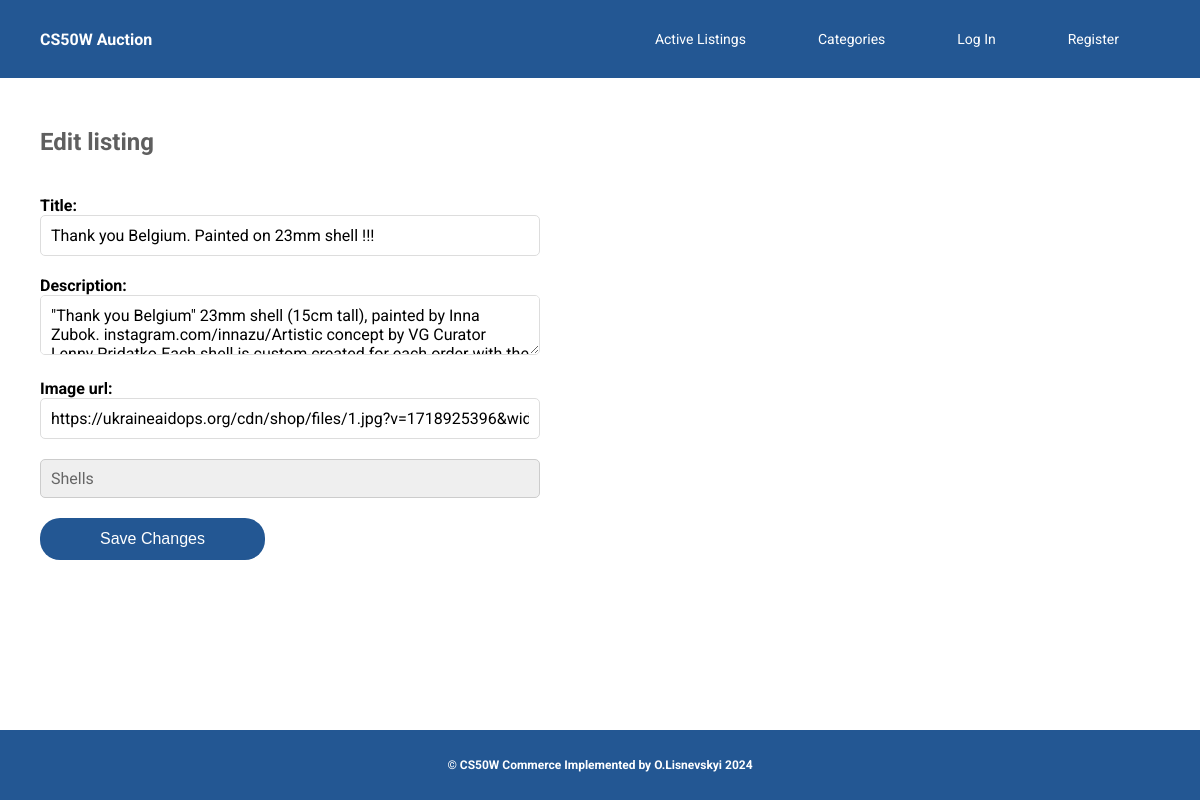
Before: /edit_listing/12 with the older database file.
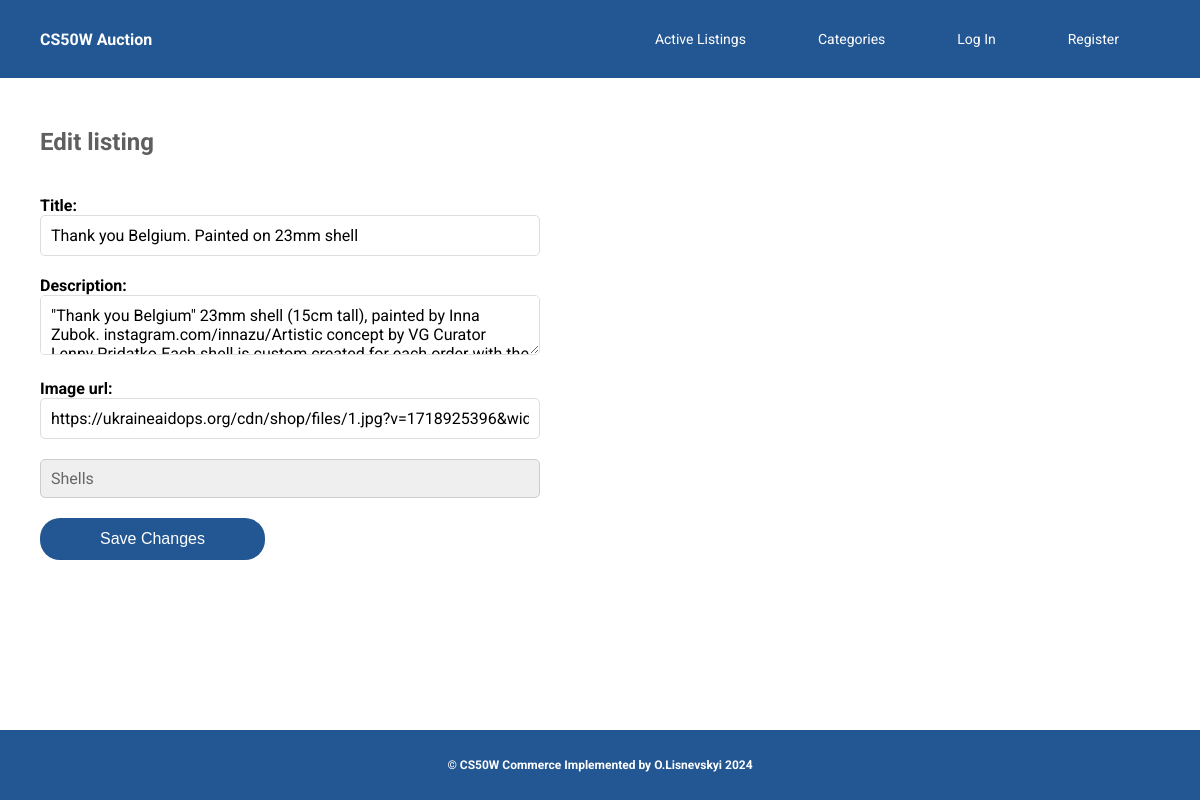
After: the same page with the newer database file.
### auctions/models.py (models this page shows, shortened)
class Listing(models.Model):
    title = models.CharField(max_length=50)
    description = models.CharField(max_length=500)
    initial_bid = models.ForeignKey(Bid, on_delete=models.CASCADE, blank=True, null=True, related_name="userBid")
    image_url = models.URLField(max_length=500)
    is_active = models.BooleanField(default=True)
    listing_owner = models.ForeignKey(User, on_delete=models.CASCADE, blank=True, null=True, related_name="listings")
    category = models.ForeignKey(Category, on_delete=models.CASCADE,  blank=True, null=True, related_name="listings")
    watch_list = models.ManyToManyField(User, blank=True, null=True, related_name="watchlist" )
    creating_date = models.DateTimeField(auto_now_add=True)
    closing_date = models.DateTimeField(null=True, blank=True)
    bids = models.ManyToManyField(Bid, blank=True, related_name="listings")

class Category(models.Model):
    category = models.CharField(max_length=30)

### auctions/views.py (the view)
# urls.py: path("edit_listing/<int:listing_id>", views.edit_listing, name="edit_listing"),
def edit_listing(request, listing_id):
    listing_data = Listing.objects.get(pk=listing_id)
    categories = Category.objects.all()
    if request.method == 'POST':
        title = request.POST.get('title', '')
        description = request.POST.get('description', '')
        img_url = request.POST.get('imageUrl', '')
        category_id = request.POST.get('category')
        listing_data.title=title
        listing_data.description=description
        listing_data.image_url=img_url
        listing_data.category=Category.objects.get(pk=category_id)
        listing_data.save()
        return HttpResponseRedirect(reverse("auctions:select_listing", args=[listing_id]))
    else:
        return render(request, "auctions/edit_listing.html", {
            "listing": listing_data,
            "categories": categories
        })

### auctions/templates/auctions/edit_listing.html (shortened to what this page needs)
{% extends "auctions/layout.html" %}
{% block body %}
<h2 class="nav-title">Edit listing</h2>
<form
  action="{% url 'auctions:edit_listing'  listing.id %}"
  method="post">
  <div class="form-group">
    <h4>Title:</h4>
    <input
      id="title"
      autofocus
      class="form-control"
      type="text"
      name="title"
      value="{{ listing.title }}"
    />
  </div>
  <div class="form-group">
    <h4>Description:</h4>
    <textarea
      class="form-control"
      name="description"
      required>{{ listing.description}}</textarea>
  </div>
  <div class="form-group">
    <h4>Image url:</h4>
    <input
      class="form-control"
      type="text"
      name="imageUrl"
      value="{{ listing.image_url }}" />
  </div>
  <div class="form-group">
    <select name="category" class="custom-select edit-category">
      {% for category in categories %}
          <option value="{{ category.id }}" {% if category.id == listing.category.id %}selected{% endif %}>
              {{ category.category }}
          </option>
      {% endfor %}
    </select>
  </div>
  <input
    class="btn"
    type="submit"
    value="Save Changes"
  />
</form>
{% endblock %}

### auctions/templates/auctions/layout.html (shortened to what this page needs)
{% load static %}
<!DOCTYPE html>
<html lang="en">
  <head>
    <link
      href="{% static 'auctions/styles.css' %}"
      rel="stylesheet"
    />
  </head>
  <body id="home">
    <header class="header">
      <div class="container">
        <div class="header-content">
          <h4 class="logo">CS50W Auction</h4>
          <ul class="nav">
            <li class="nav-item">
              <a
                href="{% url 'auctions:index' %}"
                class="nav-link {% if request.path == '' %}active{% endif %}"
              >
                Active Listings
              </a>
            </li>
            <li class="nav-item">
              <a
                class="nav-link {% if request.path == '/listings_by_category' %}active{% endif %}"
                href="{% url 'auctions:listings_by_category' %}"
              >
                Categories
              </a>
            </li>
            {% if user.is_authenticated %}
            <li class="nav-item">
              <a
                class="nav-link {% if request.path == '/create_listing' %}active{% endif %}"
                href="{% url 'auctions:create_listing' %}"
              >
                Create Listing
              </a>
            </li>
            <li class="nav-item">
              <a
                class="nav-link {% if request.path == '/watch_list' %}active{% endif %}"
                href="{% url 'auctions:watch_list' %}"
              >
                Watch List
              </a>
            </li>
            <li class="nav-item">
              <a
                class="nav-link {% if request.path == '/closed_listings' %}active{% endif %}"
                href="{% url 'auctions:closed_listings' %}"
              >
                Closed Listings
              </a>
            </li>
            <li class="nav-item">
              <a
                class="nav-link {% if request.path == '/logout' %}active{% endif %}"
                href="{% url 'auctions:logout' %}"
              >
                Log Out
              </a>
            </li>
            {% else %}
            <li class="nav-item">
              <a
                class="nav-link {% if request.path == '/login' %}active{% endif %}"
                href="{% url 'auctions:login' %}"
              >
                Log In
              </a>
            </li>
            <li class="nav-item">
              <a
                class="nav-link {% if request.path == '/register' %}active{% endif %}"
                href="{% url 'auctions:register' %}"
              >
                Register
              </a>
            </li>
            {% endif %}
          </ul>
        </div>
      </div>
    </header>
    <main>
      <div class="container">
        <div class="content">
          {% block body %}
          {% endblock %}
        </div>
      </div>
    </main>
    <footer class="footer">
      <div class="container">
        <p>
          © CS50W Commerce Implemented by
          O.Lisnevskyi 2024
        </p>
      </div>
    </footer>
  </body>
</html>

### auctions/static/auctions/styles.css (style rules this page uses)
* { box-sizing: border-box; margin: 0; padding: 0; }
body { display: flex; flex-direction: column; font-family: "Roboto", sans-serif; min-height: 100vh; }
main { background-color: #fff; flex: 1; }
.container { max-width: 1600px; width: 100%; margin: 0 auto; padding: 0 40px; }
.header { background-color: #235793; position: relative; }
.header-content { display: flex; justify-content: space-between; padding: 20px 0; align-items: center; }
.logo { color: #fff; }
.nav { list-style-type: none; display: flex; gap: 10px; }
.nav a { text-decoration: none; color: #fff; font-size: 14px; text-wrap: nowrap; }
.nav a:last-of-type { margin-right: 20px; }
.nav-link { border: 1px solid transparent; display: inline-block; padding: 10px 20px; transition: all 0.3s ease; }
.content { margin: 0 auto; padding: 50px 0; }
.nav-title { margin-bottom: 40px; color: #5f5f5f; }
.form-group { margin-bottom: 20px; }
.form-control { width: 500px; padding: 10px; border: 1px solid #ccc; border-radius: 5px; font-size: 16px; font-family: "Roboto", sans-serif; transition: all 0.4s ease; }
.btn { background-color: #235793; color: #fff; border: none; border-radius: 20px; padding: 12px 60px; cursor: pointer; font-size: 16px; transition: background-color 0.4s; }
.custom-select { appearance: none; padding: 10px 10px; color: #ccc; border: none; border: 1px solid #ccc; border-radius: 5px; width: 500px; cursor: pointer; font-size: 16px; transition: all 0.4s ease; display: inline-block; }
.custom-select:has(option[disabled]), .edit-category { color: #00000092; font-family: "Roboto", sans-serif; }
.form-control { border: 1px solid #ddd; padding: 10px; flex: 1; }
.footer { text-align: center; padding: 28px 0; background-color: #235793; font-size: 12px; font-weight: bold; color: #fff; }

Changed rows visible on the page:
changed Listing "https://ukraineaidops.org/cdn/shop/files/1.jpg?v=1718925396&width=600": title "Thank you Belgium. Painted on 23mm shell !!!" → "Thank you Belgium. Painted on 23mm shell"
